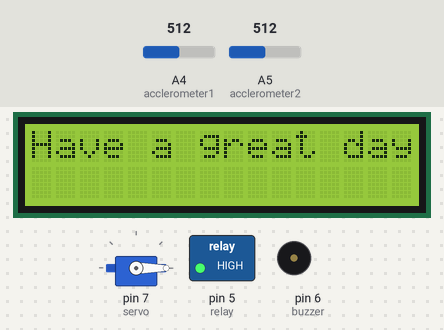
A sketch run on a simulated Arduino Uno, built with avr-gcc and run on an emulated ATmega328P. Shown: 16×2 character LCD, servo, switched loads named in the sketch (green lamp = pin HIGH), buzzer (waves = sounding, pin HIGH). The inputs (shaded band) are chosen by the test bench; at power-on: A4 (acclerometer1) = 512, A5 (acclerometer2) = 512. What the sketch prints to the serial monitor is not drawn.

Above: at 1.2 s.
1.3 s: A4 (acclerometer1) set to 701
2.8 s: A4 (acclerometer1) set to 728
At 3.9 s:
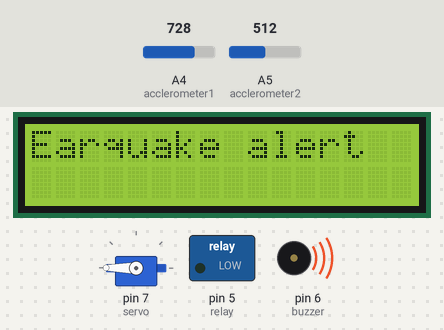
5.8 s: A5 (acclerometer2) set to 538
At 7.1 s:
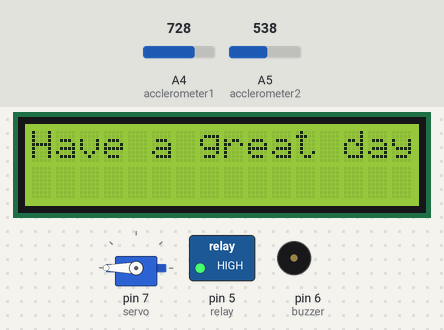
8.2 s: A5 (acclerometer2) set to 511
At 9.3 s:
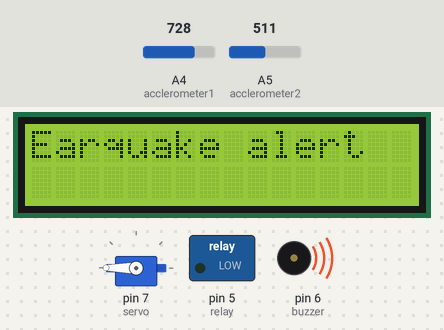
11.2 s: A5 (acclerometer2) set to 716
At 13.1 s:
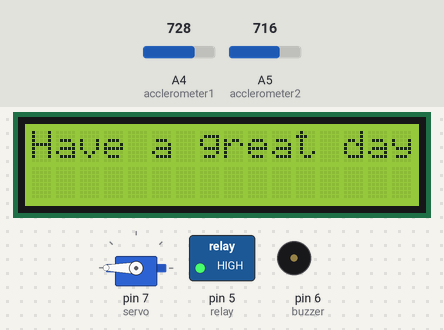
Timing chart, 0 to 14.6 s (numbered marks = the images above; inputs shaded):
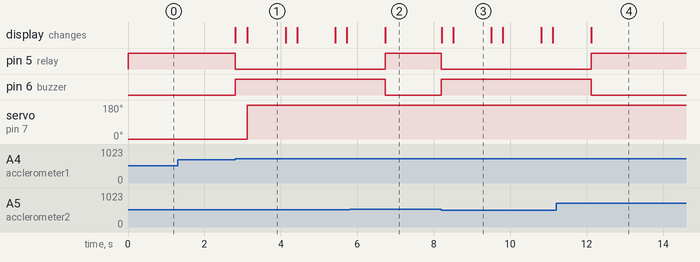

Measured:
- the behaviour switches between 712 and 713 on A4 (acclerometer1) (found by bisection; images 0 and 1)
- the behaviour switches between 527 and 528 on A5 (acclerometer2) (found by bisection; images 1 and 2)
- after the input at 1.3 s, every drawn part: stays the same
- after the input at 2.8 s, pin 5 (relay): HIGH → LOW at once; pin 6 (buzzer): LOW → HIGH at once; servo on pin 7 (servo): 0° → 180° after 0.32 s; the display: first changes at once (image 1 shows a later state)
- after the input at 5.8 s, pin 5 (relay): LOW → HIGH after 0.93 s; pin 6 (buzzer): HIGH → LOW after 0.93 s; the display: changes after 0.93 s (image 2)
- after the input at 8.2 s, pin 5 (relay): HIGH → LOW at once; pin 6 (buzzer): LOW → HIGH at once; the display: first changes at once (image 3 shows a later state)
- after the input at 11.2 s, pin 5 (relay): LOW → HIGH after 0.92 s; pin 6 (buzzer): HIGH → LOW after 0.92 s; the display: changes after 0.92 s (image 4)
- what the display in image 1 shows lasts 1.0 s, from 3.1 s to 4.1 s

The sketch:

earthquake_alert.ino
```cpp
#include <LiquidCrystal.h>
#include <Servo.h>

#define buzzer 6
#define relay 5
#define acclerometer1 A4
#define acclerometer2 A5

int inclination1, inclination2;

LiquidCrystal lcd(13, 12, 11, 10, 9, 8);

Servo servo;
int pos = 0;

void setup()
{
    pinMode(buzzer, OUTPUT);
    pinMode(relay, OUTPUT);

    digitalWrite(buzzer, LOW);
    digitalWrite(relay, HIGH);

    lcd.begin(16, 2);
    servo.attach(7);
    servo.write(pos);

    Serial.begin(9600);
}

void loop()
{
    inclination1 = analogRead(acclerometer1);
    inclination2 = analogRead(acclerometer2);

    if(abs(inclination1 - inclination2) > 200)
    {
        digitalWrite(buzzer, HIGH);
        digitalWrite(relay, LOW);

        lcd.clear();
        delay(300);
        lcd.setCursor(0, 0);
        lcd.print("Earquake alert");

        door();
        message();
    }
    else
    {
        digitalWrite(buzzer,LOW);
        digitalWrite(relay, HIGH);

        lcd.setCursor(0, 0);
        lcd.print("Have a great day");
    }
}

void door() {
  if(pos < 180) {
    for(pos = 0; pos <= 180; pos++){
      servo.write(pos);
    }
  }
}

void message()
{
    Serial.print("EARTHQUAKE ALERT!");
    Serial.write(0xd);
    Serial.print("TAKE SAFETY MEASURES!");
    Serial.write(0xd);
    Serial.write(0xd);
    delay(1000);
}
```
